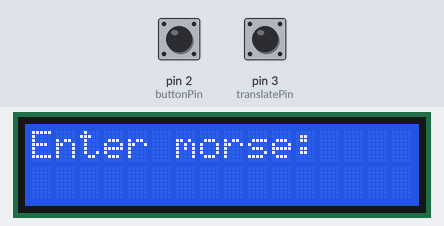
Bench run of a sketch on a simulated Arduino Uno, built with avr-gcc and run on an emulated ATmega328P. On the bench: 16×2 character LCD. The inputs (shaded band) are chosen by the test bench; at power-on: pin 2 (buttonPin) LOW, pin 3 (translatePin) HIGH. What the sketch prints to the serial monitor is not drawn.

Above: at 0.1 s.
2.3 s: pin 2 (buttonPin) pulled HIGH for 3.2 s
At 6.0 s:
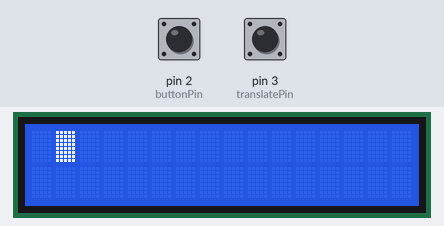
8.5 s: pin 2 (buttonPin) pulled HIGH for 0.15 s
At 9.0 s:
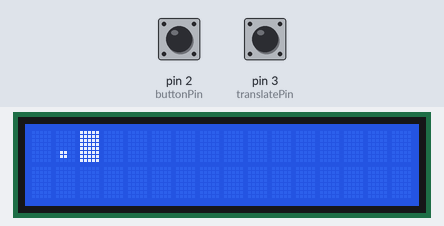
Timing chart, 0 to 11.5 s (numbered marks = the images above; inputs shaded):
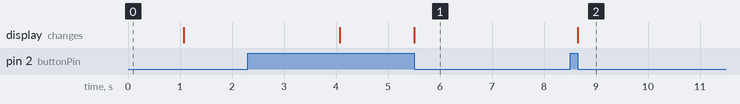

The sketch:

morse-arduino.ino
```cpp
// Bibliotheken toevoegen
#include <LiquidCrystal.h>

// Knopjes initialiseren
const int buttonPin = 2;
const int translatePin = 3;

// Variabelen initialiseren
long lastTimeChanged = 0;
int translatePress = 0;

const int rs = 12, en = 11, d4 = 4, d5 = 5, d6 = 6, d7 = 7;
LiquidCrystal lcd(rs, en, d4, d5, d6, d7);

String morseToTranslate = "";
const char Values[] = "ABCDEFGHIJKLMNOPQRSTUVWXYZ1234567890.,:?'-/()\"=+@ ";
const String Keys[50] = {".-", "-...", "-.-.", "-..", ".", "..-.", "--.", "....", "..", ".---",
						 "-.-", ".-..", "--", "-.", "---", ".--.", "--.-", ".-.", "...", "-", "..-",
						 "...-", ".--", "-..-", "-.--", "--..", ".----", "..---", "...--", "....-",
						 ".....", "-....", "--...", "---..", "----.", "-----", ".-.-.-", "--..--",
						 "---...", "..--..", ".----.", "-....-", "-..-.", "-.--.", "-.--.-", ".-..-.",
						 "-...-", ".-.-.", ".--.-.", "/"};

void setup()
{
	Serial.begin(115200);
	pinMode(buttonPin, INPUT);
	pinMode(translatePin, INPUT);

	lcd.begin(16, 2);
	lcd.setCursor(0, 0);
	lcdPrint("Enter morse:");
	delay(1000);
	lcd.clear();
	lcd.blink();
};

void loop()
{
	lcdPrint(morseToTranslate);

	// Wacht tot er een knop word ingedrukt zodat blinken goed te zien is
	while (digitalRead(buttonPin) != 1 && digitalRead(translatePin) != 1)
	{
	}

	// Als de vertaal knop ingedrukt wordt
	if (digitalRead(translatePin) == 1 && translatePress == 0)
	{
		Serial.println(morseToTranslate);
		Serial.println(morseToText(morseToTranslate));
		lcd.clear();
		lcdPrint(morseToText(morseToTranslate));
		lcd.noBlink();
		delay(3000);
		lcd.clear();
		lcd.blink();

		translatePress = 1;
	};

	// Voorkom een oneindige loop na het indrukken van de vertaal knop
	if (digitalRead(translatePin) == 0 && translatePress == 1)
	{
		translatePress = 0;
		morseToTranslate = "";
	};

	// Als de morse code knop wordt ingedrukt
	if (digitalRead(buttonPin) == 1)
	{
		// Begintijd van indrukken opslaan
		lastTimeChanged = millis();

		while (digitalRead(buttonPin) == 1)
		{
		}; // Wacht totdat de knop weer wordt losgelaten

		// morseToTranslate aanpassen op basis van hoe lang de knop ingedrukt is geweest
		if (millis() - lastTimeChanged < 15)
		{
			Serial.println("False Registery");
		}
		else if (millis() - lastTimeChanged < 250)
		{
			Serial.println("Short");
			morseToTranslate += ".";
		}
		else if (millis() - lastTimeChanged < 1000)
		{
			Serial.println("Long");
			morseToTranslate += "-";
		}
		else if (millis() - lastTimeChanged < 4000)
		{
			Serial.println("nieuwe letter");
			morseToTranslate += " ";
		}
		else
		{
			Serial.println("Space");
			morseToTranslate += "/";
		};
	};
};

void lcdPrint(String input)
{
	// Omzetten naar buffer
	char buffer[input.length() + 1];
	input.toCharArray(buffer, input.length() + 1);

	for (int i = 0; i < 32; ++i)
	{
		if (!input[i])
		{
			// Cursor alvast op volgende lijn
			if (i == 16)
			{
				lcd.setCursor(0, 1);
			}
			break;
		}
		lcd.setCursor(i - (i > 15 ? 16 : 0), !(i <= 15));
		lcd.print(input[i]);
	}
}

String morseToText(String input)
{
	// Omzetten naar buffer
	char buffer[input.length() + 1];
	input.toCharArray(buffer, input.length() + 1);

	// Splitten bij elke spatie
	char *currentSplit;
	String result = "";
	currentSplit = strtok(buffer, " ");
	while (currentSplit != NULL)
	{
		// Index van de key vinden
		int keyIndex;
		for (int i = 0; i < sizeof(Keys) / sizeof(Keys[0]); ++i)
		{
			if (Keys[i].equals(String(currentSplit)))
			{
				keyIndex = i;
				break;
			}
		}

		// Waarde aan het eindresultaat toevoegen
		result += String(Values[keyIndex]);
		currentSplit = strtok(NULL, " ");
	}

	return result;
}
```

Measured:
- after the input at 2.3 s, the display: first differs from a run without the input after 3.2 s (image 1)
- after the input at 8.5 s, the display: changes after 0.15 s (image 2)
